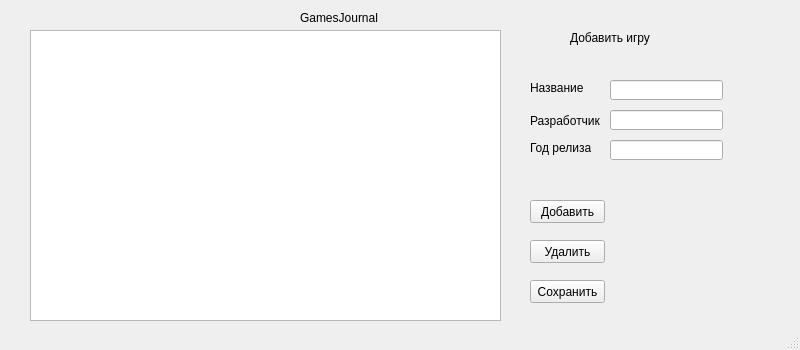
<?xml version="1.0" encoding="UTF-8"?>
<ui version="4.0">
 <class>MainWindow</class>
 <widget class="QMainWindow" name="MainWindow">
  <property name="geometry">
   <rect>
    <x>0</x>
    <y>0</y>
    <width>800</width>
    <height>350</height>
   </rect>
  </property>
  <property name="minimumSize">
   <size>
    <width>800</width>
    <height>350</height>
   </size>
  </property>
  <property name="maximumSize">
   <size>
    <width>800</width>
    <height>350</height>
   </size>
  </property>
  <property name="windowTitle">
   <string>MainWindow</string>
  </property>
  <widget class="QWidget" name="centralwidget">
   <widget class="QTableWidget" name="tableWidget">
    <property name="geometry">
     <rect>
      <x>30</x>
      <y>30</y>
      <width>471</width>
      <height>291</height>
     </rect>
    </property>
   </widget>
   <widget class="QLabel" name="label">
    <property name="geometry">
     <rect>
      <x>300</x>
      <y>10</y>
      <width>161</width>
      <height>16</height>
     </rect>
    </property>
    <property name="text">
     <string>GamesJournal</string>
    </property>
   </widget>
   <widget class="QLabel" name="label_2">
    <property name="geometry">
     <rect>
      <x>570</x>
      <y>30</y>
      <width>91</width>
      <height>16</height>
     </rect>
    </property>
    <property name="text">
     <string>Добавить игру</string>
    </property>
   </widget>
   <widget class="QLineEdit" name="name">
    <property name="geometry">
     <rect>
      <x>610</x>
      <y>80</y>
      <width>113</width>
      <height>20</height>
     </rect>
    </property>
   </widget>
   <widget class="QLineEdit" name="developer">
    <property name="geometry">
     <rect>
      <x>610</x>
      <y>110</y>
      <width>113</width>
      <height>20</height>
     </rect>
    </property>
   </widget>
   <widget class="QLineEdit" name="year">
    <property name="geometry">
     <rect>
      <x>610</x>
      <y>140</y>
      <width>113</width>
      <height>20</height>
     </rect>
    </property>
   </widget>
   <widget class="QLabel" name="label_3">
    <property name="geometry">
     <rect>
      <x>530</x>
      <y>80</y>
      <width>61</width>
      <height>16</height>
     </rect>
    </property>
    <property name="text">
     <string>Название</string>
    </property>
   </widget>
   <widget class="QLabel" name="label_4">
    <property name="geometry">
     <rect>
      <x>530</x>
      <y>110</y>
      <width>71</width>
      <height>21</height>
     </rect>
    </property>
    <property name="text">
     <string>Разработчик</string>
    </property>
   </widget>
   <widget class="QLabel" name="label_5">
    <property name="geometry">
     <rect>
      <x>530</x>
      <y>140</y>
      <width>61</width>
      <height>16</height>
     </rect>
    </property>
    <property name="text">
     <string>Год релиза</string>
    </property>
   </widget>
   <widget class="QPushButton" name="btn_add">
    <property name="geometry">
     <rect>
      <x>530</x>
      <y>200</y>
      <width>75</width>
      <height>23</height>
     </rect>
    </property>
    <property name="text">
     <string>Добавить</string>
    </property>
   </widget>
   <widget class="QPushButton" name="btn_delete">
    <property name="geometry">
     <rect>
      <x>530</x>
      <y>240</y>
      <width>75</width>
      <height>23</height>
     </rect>
    </property>
    <property name="text">
     <string>Удалить</string>
    </property>
   </widget>
   <widget class="QPushButton" name="btn_save">
    <property name="geometry">
     <rect>
      <x>530</x>
      <y>280</y>
      <width>75</width>
      <height>23</height>
     </rect>
    </property>
    <property name="text">
     <string>Сохранить</string>
    </property>
   </widget>
  </widget>
  <widget class="QStatusBar" name="statusbar"/>
 </widget>
 <resources/>
 <connections/>
</ui>
